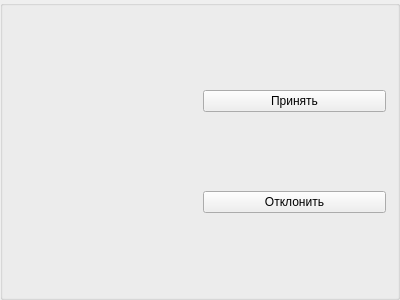
<?xml version="1.0" encoding="UTF-8"?>
<ui version="4.0">
 <class>IncomingInviteBox</class>
 <widget class="QGroupBox" name="IncomingInviteBox">
  <property name="geometry">
   <rect>
    <x>0</x>
    <y>0</y>
    <width>400</width>
    <height>300</height>
   </rect>
  </property>
  <property name="windowTitle">
   <string>GroupBox</string>
  </property>
  <layout class="QHBoxLayout" name="horizontalLayout">
   <item>
    <widget class="QLabel" name="fromUserLoginLabel">
     <property name="text">
      <string/>
     </property>
    </widget>
   </item>
   <item>
    <layout class="QVBoxLayout" name="verticalLayout">
     <item>
      <widget class="QPushButton" name="acceptPushButton">
       <property name="text">
        <string>Принять</string>
       </property>
      </widget>
     </item>
     <item>
      <widget class="QPushButton" name="rejectPushButton">
       <property name="text">
        <string>Отклонить</string>
       </property>
      </widget>
     </item>
    </layout>
   </item>
  </layout>
 </widget>
 <resources/>
 <connections/>
</ui>
